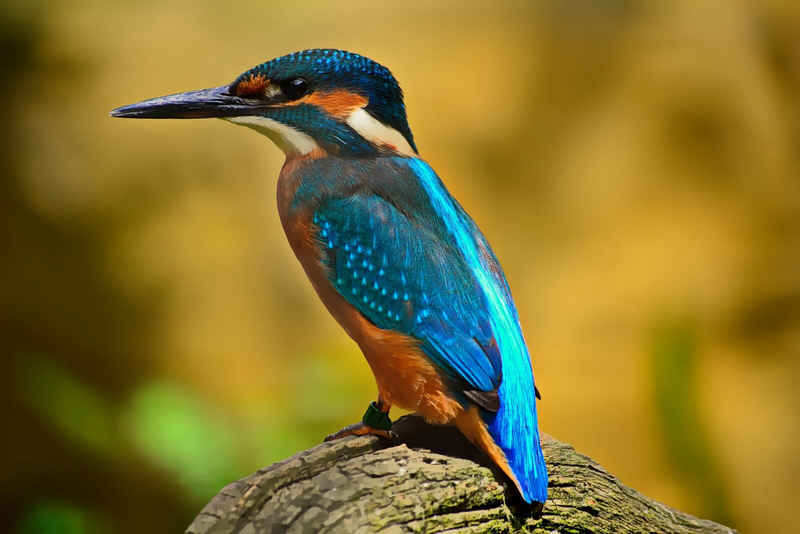
#> input picture Test_Codes/image.png, 800 x 534 px, found by its file name
$ python cvtColor.py
#> lines starting #> are read from the running program, lines starting #| are printed output that depends on the picture
import cv2

# read image
img = cv2.imread("Learning/Robotics/Test_Codes/image.png")
#> img is the input picture: shape (534, 800, 3); mean B, G, R 46.7, 115.8, 132.8
img = cv2.cvtColor(img, cv2.COLOR_BGR2GRAY)
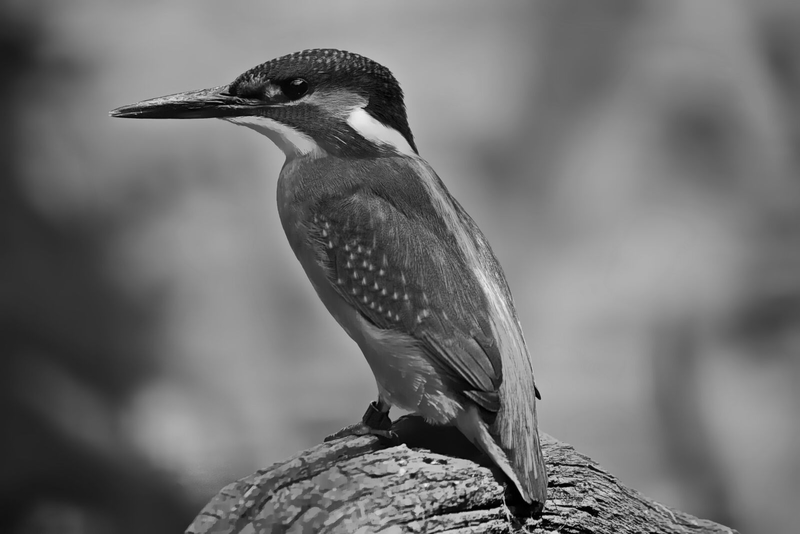
#> img: shape (534, 800); min 0, max 240, mean 113
# [6 lines of commented-out code are left out]

negative = 255 - img
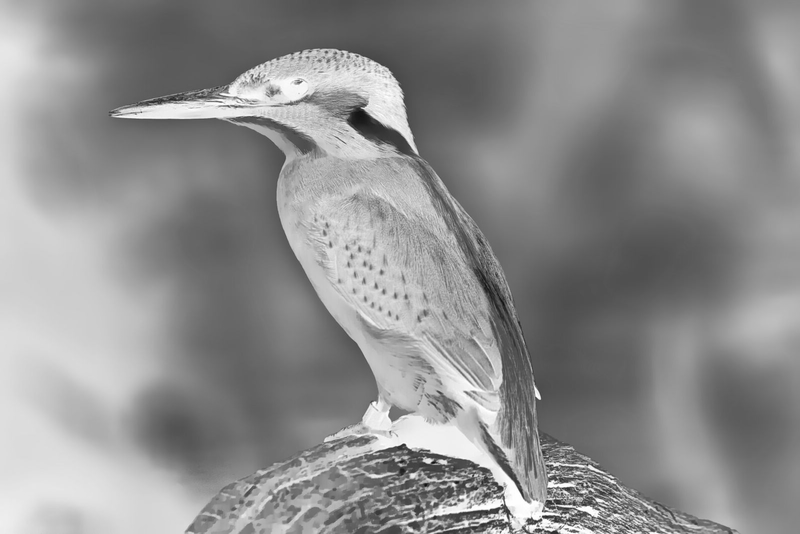
#> negative: shape (534, 800); min 15, max 255, mean 142

cv2.imshow("Kingfisher", img)
cv2.imshow("Negative", negative)
cv2.waitKey(0)
cv2.destroyAllWindows()
